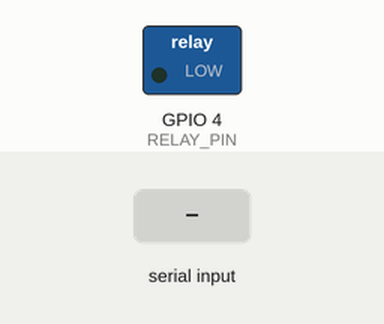
Recording of a program running on a simulated ESP32. Parts: switched loads named in the program (green lamp = pin HIGH). The inputs (shaded band) are chosen by the test bench. Random numbers use the default seed unless the program sets one; EEPROM starts erased; what the program prints to the serial monitor is not drawn.

Above: at 2.9 s.
3.0 s: "0" received over Serial
At 3.9 s:
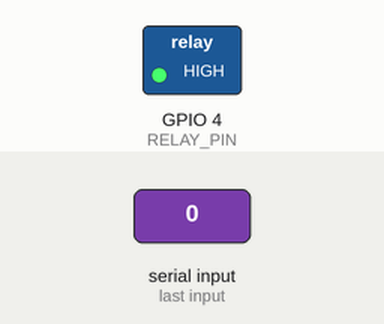
4.5 s: "1" received over Serial
At 5.2 s:
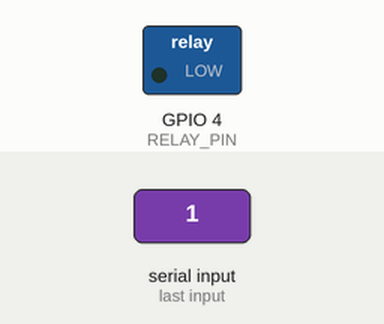
Timing chart, 0 to 7.5 s (numbered marks = the images above; inputs shaded):
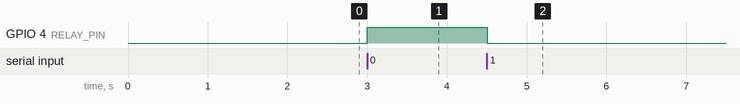

Measured:
- after the input at 3.0 s, GPIO 4 (RELAY_PIN): LOW → HIGH at once
- after the input at 4.5 s, GPIO 4 (RELAY_PIN): HIGH → LOW at once

The program:

main.cpp
```cpp
#include <Arduino.h>
#include "Config.h"
#include "StorageManager.h"
#include "PowerMonitor.h"
#include "RelayController.h"
#include "DisplayManager.h"
#include "NetworkManager.h"
#include "ApiServer.h"

// =====================================================================
//  SETUP - Subsystem Initialization & Orchestration
// =====================================================================
void setup() {
  Serial.begin(115200);
  delay(100);

  Serial.println(F("\n========================================"));
  Serial.println(F("   Smart Wall Socket - ESP32-S Node     "));
  Serial.println(F("========================================"));

  // 1. Initialize Relay (Inverted Hardware: Glitch-free default ON)
  RelayController::init();

  // 2. Initialize OLED Display & Show Splash
  DisplayManager::init();
  DisplayManager::showSplash();

  // 3. Initialize Persistent NVS Storage & Check Quick Power-Cycle Reset
  StorageManager::init();
  if (StorageManager::isQuickPowerCycleResetTriggered()) {
    Serial.println(F("[RESET] 3 quick power-cycles detected! Factory resetting to unclaimed state..."));
    StorageManager::reset();
    NetworkManager::resetProvisioning();
  }

  // 4. Initialize Core 1 Power Sampling (Synthetic Real Power Engine)
  if (!PowerMonitor::init()) {
    Serial.println(F("[WARNING] Power monitor failed to initialize!"));
  }

  // 5. Initialize Network Subsystem (LAN Wi-Fi with mDNS)
  NetworkManager::init();

  // 6. Initialize Web Server & REST API Routes
  ApiServer::init();

  // 7. Initial Display Refresh
  DisplayManager::update();

  Serial.println(F("[READY] Smart Wall Socket running. Send '1' for Power ON, '0' for Power CUT, 'r' for Reset."));
}

// =====================================================================
//  LOOP - Continuous Core 0 Event Dispatching
// =====================================================================
void loop() {
  // 1. Handle incoming HTTP client requests
  ApiServer::handleClient();

  // 2. Monitor Wi-Fi state & update mDNS services
  NetworkManager::update();

  // 3. Refresh display / headless upkeep
  static unsigned long lastDisplayTick = 0;
  if (millis() - lastDisplayTick >= 250) {
    lastDisplayTick = millis();
    DisplayManager::update();
  }

  // 4. Serial Command Support for Hardware Testing
  if (Serial.available() > 0) {
    char cmd = Serial.read();
    if (cmd == '1') {
      RelayController::setPower(true, "POWER ON");
    } else if (cmd == '0') {
      RelayController::setPower(false, "POWER CUT");
    } else if (cmd == 'r') {
      Serial.println(F("[CMD] Manual reset requested via Serial"));
      StorageManager::reset();
      NetworkManager::resetProvisioning();
    }
  }

  // 5. Clear quick power-cycle reset counter after 8s continuous uptime
  StorageManager::clearQuickPowerCycle();

  // Yield to FreeRTOS Core 0 IDLE task
  delay(10);
}
```

Config.h
```cpp
#pragma once
#include <Arduino.h>

// =====================================================================
//  HARDWARE PIN MAPPINGS & BUS CONFIGURATION
// =====================================================================
#define I2C_SDA_PIN     21
#define I2C_SCL_PIN     22

// OLED Display (0.96" 128x64 SSD1306 I2C)
#define SCREEN_WIDTH    128
#define SCREEN_HEIGHT   64
#define OLED_RESET      -1
#define OLED_I2C_ADDR   0x3C

// ADS1115 16-Bit ADC (I2C)
#define ADS_I2C_ADDR    0x48

// Relay Output Pin
#define RELAY_PIN       4

// =====================================================================
//  RELAY LOGIC CONFIGURATION (INVERTED HARDWARE)
//  Relay ON (Coil Energized)   = Physical Power CUT OFF
//  Relay OFF (Coil Relaxed)     = Physical Power CONNECTED (ON)
// =====================================================================
#define SOCKET_POWER_ON   LOW   // Coil de-energized -> Socket has power
#define SOCKET_POWER_OFF  HIGH  // Coil energized   -> Socket power cut off

// =====================================================================
//  CALIBRATION CONSTANTS & THRESHOLDS (PRESERVED)
// =====================================================================
extern float V_CAL;
extern float I_CAL;
extern const float CURRENT_NOISE_FLOOR;

// =====================================================================
//  DEVICE & LAN PROVISIONING (PoP) CONFIGURATION
// =====================================================================
extern const char *POP_SECRET;
extern const char *TRANSPORT;
extern const int SWITCH_COUNT;
extern const bool HAS_ENERGY;
extern const size_t MAX_PAYLOAD_SIZE;
extern const char *WIFI_SSID;
extern const char *WIFI_PASS;

// Unified Device ID - static string for label printing & mDNS identification
extern const char *DEVICE_ID;
const char *getDeviceId();

// =====================================================================
//  SHARED TELEMETRY DATA STRUCTURE
// =====================================================================
struct TelemetryData {
  float vRMS;
  float iRMS;
  float activePower;
  float apparentPower;
  float powerFactor;
  bool  relayEngaged; // true = Socket Powered, false = Socket Cut Off
};
```

Config.cpp
```cpp
#include "Config.h"

// Preserved Calibrations
float V_CAL = 365.0;
float I_CAL = 52.0;
const float CURRENT_NOISE_FLOOR = 0.04; // 40mA gate

// Unified Device Identity - Static constant for physical QR label printing & LAN pairing
// Compact QR code payload: v1;RELAY_32S_NODE;S3_SEC_9821;lan
// Change here if printing a different device code on your enclosure
const char *DEVICE_ID = "RELAY_32S_NODE";
const char *POP_SECRET = "S3_SEC_9821";
const char *TRANSPORT = "lan";
const int SWITCH_COUNT = 1;
const bool HAS_ENERGY = true;
const size_t MAX_PAYLOAD_SIZE = 1024;

// Hardcoded Wi-Fi credentials (same as ESP8266)
const char *WIFI_SSID = "ESP GATE";
const char *WIFI_PASS = "123123123";

const char *getDeviceId() {
  return DEVICE_ID;
}
```
